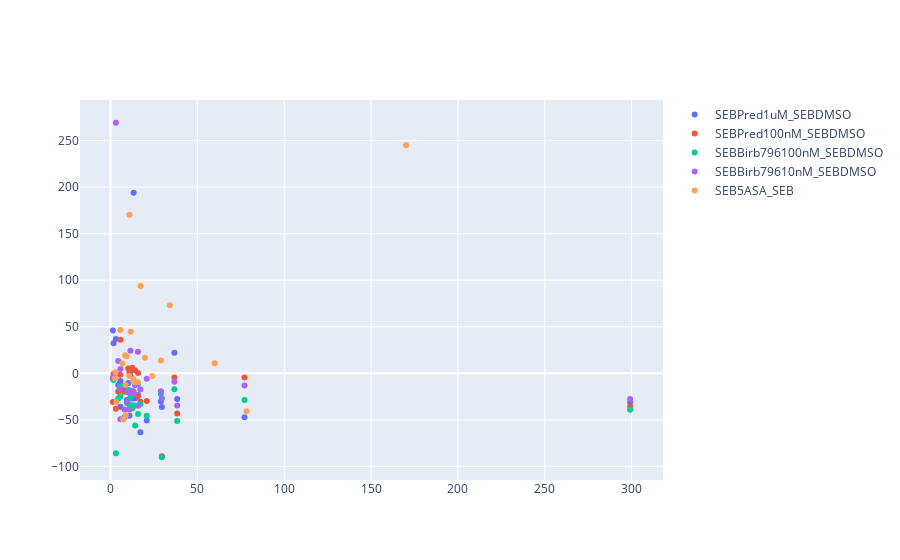

The notebook cell this image was saved under:
### Code cell
fig=go.Figure()
for i in col:
    fig.add_trace(go.Scatter(x=tnf_compare['SEBDMSO_mean'],y=tnf_compare[i],
                     mode='markers',name=i,
                                text=tnf_compare['Donor_ID']))
fig.add_trace(go.Scatter(x=tnf_compare['SEB_mean'],y=tnf_compare['SEB5ASA_SEB'],
                     mode='markers',name='SEB5ASA_SEB',
                                text=tnf_compare['Donor_ID']))
fig.show()
